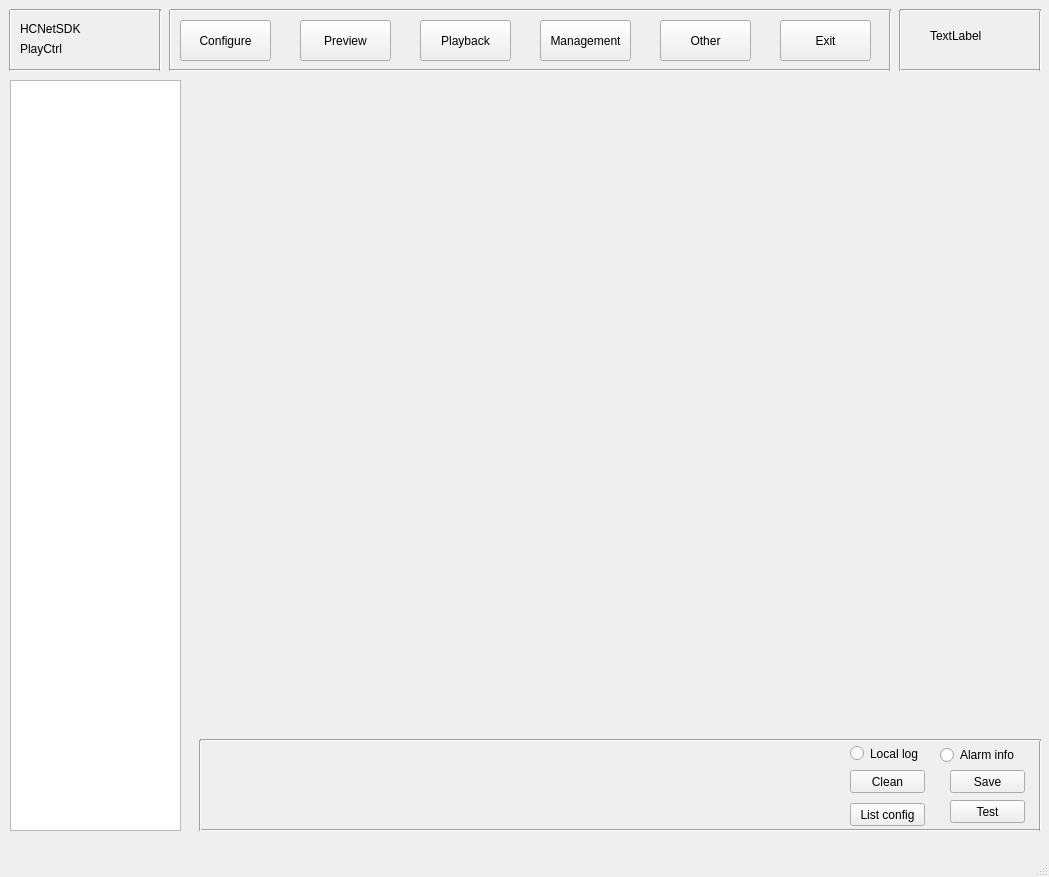
<?xml version="1.0" encoding="UTF-8"?>
<ui version="4.0">
 <class>QtClientDemoClass</class>
 <widget class="QMainWindow" name="QtClientDemoClass">
  <property name="geometry">
   <rect>
    <x>0</x>
    <y>0</y>
    <width>1049</width>
    <height>877</height>
   </rect>
  </property>
  <property name="minimumSize">
   <size>
    <width>1049</width>
    <height>877</height>
   </size>
  </property>
  <property name="maximumSize">
   <size>
    <width>1049</width>
    <height>877</height>
   </size>
  </property>
  <property name="windowTitle">
   <string>MainWindow</string>
  </property>
  <widget class="QWidget" name="centralwidget">
   <widget class="Line" name="line_25">
    <property name="geometry">
     <rect>
      <x>200</x>
      <y>820</y>
      <width>841</width>
      <height>20</height>
     </rect>
    </property>
    <property name="orientation">
     <enum>Qt::Horizontal</enum>
    </property>
   </widget>
   <widget class="QPushButton" name="Manage_pushButton">
    <property name="geometry">
     <rect>
      <x>540</x>
      <y>20</y>
      <width>91</width>
      <height>41</height>
     </rect>
    </property>
    <property name="text">
     <string>Management</string>
    </property>
   </widget>
   <widget class="QPushButton" name="pushButton_logaramsave">
    <property name="geometry">
     <rect>
      <x>950</x>
      <y>770</y>
      <width>75</width>
      <height>23</height>
     </rect>
    </property>
    <property name="text">
     <string>Save</string>
    </property>
   </widget>
   <widget class="Line" name="line_9">
    <property name="geometry">
     <rect>
      <x>900</x>
      <y>60</y>
      <width>141</width>
      <height>21</height>
     </rect>
    </property>
    <property name="orientation">
     <enum>Qt::Horizontal</enum>
    </property>
   </widget>
   <widget class="QPushButton" name="Other_pushButton">
    <property name="geometry">
     <rect>
      <x>660</x>
      <y>20</y>
      <width>91</width>
      <height>41</height>
     </rect>
    </property>
    <property name="text">
     <string>Other</string>
    </property>
   </widget>
   <widget class="Line" name="line_12">
    <property name="geometry">
     <rect>
      <x>160</x>
      <y>10</y>
      <width>20</width>
      <height>61</height>
     </rect>
    </property>
    <property name="orientation">
     <enum>Qt::Vertical</enum>
    </property>
   </widget>
   <widget class="Line" name="line_10">
    <property name="geometry">
     <rect>
      <x>170</x>
      <y>60</y>
      <width>721</width>
      <height>20</height>
     </rect>
    </property>
    <property name="orientation">
     <enum>Qt::Horizontal</enum>
    </property>
   </widget>
   <widget class="Line" name="line_13">
    <property name="geometry">
     <rect>
      <x>880</x>
      <y>10</y>
      <width>20</width>
      <height>61</height>
     </rect>
    </property>
    <property name="orientation">
     <enum>Qt::Vertical</enum>
    </property>
   </widget>
   <widget class="QPushButton" name="Exit_pushButton">
    <property name="geometry">
     <rect>
      <x>780</x>
      <y>20</y>
      <width>91</width>
      <height>41</height>
     </rect>
    </property>
    <property name="text">
     <string>Exit</string>
    </property>
   </widget>
   <widget class="Line" name="line_7">
    <property name="geometry">
     <rect>
      <x>1030</x>
      <y>10</y>
      <width>20</width>
      <height>61</height>
     </rect>
    </property>
    <property name="orientation">
     <enum>Qt::Vertical</enum>
    </property>
   </widget>
   <widget class="Line" name="line_3">
    <property name="geometry">
     <rect>
      <x>0</x>
      <y>10</y>
      <width>20</width>
      <height>61</height>
     </rect>
    </property>
    <property name="orientation">
     <enum>Qt::Vertical</enum>
    </property>
   </widget>
   <widget class="QTreeView" name="DVRsets_treeView">
    <property name="geometry">
     <rect>
      <x>10</x>
      <y>80</y>
      <width>171</width>
      <height>751</height>
     </rect>
    </property>
   </widget>
   <widget class="QPushButton" name="PlayBack_pushButton">
    <property name="geometry">
     <rect>
      <x>420</x>
      <y>20</y>
      <width>91</width>
      <height>41</height>
     </rect>
    </property>
    <property name="text">
     <string>Playback</string>
    </property>
   </widget>
   <widget class="QRadioButton" name="radioButton_alarminfo">
    <property name="geometry">
     <rect>
      <x>940</x>
      <y>745</y>
      <width>101</width>
      <height>20</height>
     </rect>
    </property>
    <property name="text">
     <string>Alarm info</string>
    </property>
   </widget>
   <widget class="Line" name="line">
    <property name="geometry">
     <rect>
      <x>10</x>
      <y>60</y>
      <width>151</width>
      <height>21</height>
     </rect>
    </property>
    <property name="orientation">
     <enum>Qt::Horizontal</enum>
    </property>
   </widget>
   <widget class="QRadioButton" name="radioButton_locallog">
    <property name="geometry">
     <rect>
      <x>850</x>
      <y>745</y>
      <width>91</width>
      <height>17</height>
     </rect>
    </property>
    <property name="text">
     <string>Local log</string>
    </property>
   </widget>
   <widget class="QPushButton" name="pushButton_logaramclear">
    <property name="geometry">
     <rect>
      <x>850</x>
      <y>770</y>
      <width>75</width>
      <height>23</height>
     </rect>
    </property>
    <property name="text">
     <string>Clean</string>
    </property>
   </widget>
   <widget class="QLabel" name="CurrDataTime_label">
    <property name="geometry">
     <rect>
      <x>930</x>
      <y>10</y>
      <width>91</width>
      <height>51</height>
     </rect>
    </property>
    <property name="toolTip">
     <string>&lt;!DOCTYPE HTML PUBLIC &quot;-//W3C//DTD HTML 4.0//EN&quot; &quot;http://www.w3.org/TR/REC-html40/strict.dtd&quot;&gt;
&lt;html&gt;&lt;head&gt;&lt;meta name=&quot;qrichtext&quot; content=&quot;1&quot; /&gt;&lt;style type=&quot;text/css&quot;&gt;
p, li { white-space: pre-wrap; }
&lt;/style&gt;&lt;/head&gt;&lt;body style=&quot; font-family:'宋体'; font-size:9pt; font-weight:400; font-style:normal;&quot;&gt;
&lt;p align=&quot;center&quot; style=&quot;-qt-paragraph-type:empty; margin-top:0px; margin-bottom:0px; margin-left:0px; margin-right:0px; -qt-block-indent:0; text-indent:0px;&quot;&gt;&lt;/p&gt;&lt;/body&gt;&lt;/html&gt;</string>
    </property>
    <property name="whatsThis">
     <string>&lt;!DOCTYPE HTML PUBLIC &quot;-//W3C//DTD HTML 4.0//EN&quot; &quot;http://www.w3.org/TR/REC-html40/strict.dtd&quot;&gt;
&lt;html&gt;&lt;head&gt;&lt;meta name=&quot;qrichtext&quot; content=&quot;1&quot; /&gt;&lt;style type=&quot;text/css&quot;&gt;
p, li { white-space: pre-wrap; }
&lt;/style&gt;&lt;/head&gt;&lt;body style=&quot; font-family:'宋体'; font-size:9pt; font-weight:400; font-style:normal;&quot;&gt;
&lt;p align=&quot;center&quot; style=&quot;-qt-paragraph-type:empty; margin-top:0px; margin-bottom:0px; margin-left:0px; margin-right:0px; -qt-block-indent:0; text-indent:0px;&quot;&gt;&lt;/p&gt;&lt;/body&gt;&lt;/html&gt;</string>
    </property>
    <property name="text">
     <string>TextLabel</string>
    </property>
   </widget>
   <widget class="QPushButton" name="pushButton_logaramtest">
    <property name="geometry">
     <rect>
      <x>950</x>
      <y>800</y>
      <width>75</width>
      <height>23</height>
     </rect>
    </property>
    <property name="text">
     <string>Test</string>
    </property>
   </widget>
   <widget class="Line" name="line_8">
    <property name="geometry">
     <rect>
      <x>900</x>
      <y>0</y>
      <width>141</width>
      <height>20</height>
     </rect>
    </property>
    <property name="orientation">
     <enum>Qt::Horizontal</enum>
    </property>
   </widget>
   <widget class="Line" name="line_22">
    <property name="geometry">
     <rect>
      <x>1030</x>
      <y>740</y>
      <width>20</width>
      <height>91</height>
     </rect>
    </property>
    <property name="orientation">
     <enum>Qt::Vertical</enum>
    </property>
   </widget>
   <widget class="Line" name="line_6">
    <property name="geometry">
     <rect>
      <x>890</x>
      <y>10</y>
      <width>20</width>
      <height>61</height>
     </rect>
    </property>
    <property name="orientation">
     <enum>Qt::Vertical</enum>
    </property>
   </widget>
   <widget class="Line" name="line_11">
    <property name="geometry">
     <rect>
      <x>170</x>
      <y>0</y>
      <width>721</width>
      <height>20</height>
     </rect>
    </property>
    <property name="orientation">
     <enum>Qt::Horizontal</enum>
    </property>
   </widget>
   <widget class="Line" name="line_14">
    <property name="geometry">
     <rect>
      <x>10</x>
      <y>0</y>
      <width>151</width>
      <height>20</height>
     </rect>
    </property>
    <property name="orientation">
     <enum>Qt::Horizontal</enum>
    </property>
   </widget>
   <widget class="Line" name="line_24">
    <property name="geometry">
     <rect>
      <x>200</x>
      <y>730</y>
      <width>841</width>
      <height>20</height>
     </rect>
    </property>
    <property name="orientation">
     <enum>Qt::Horizontal</enum>
    </property>
   </widget>
   <widget class="QPushButton" name="Preview_pushButton">
    <property name="geometry">
     <rect>
      <x>300</x>
      <y>20</y>
      <width>91</width>
      <height>41</height>
     </rect>
    </property>
    <property name="text">
     <string>Preview</string>
    </property>
   </widget>
   <widget class="Line" name="line_23">
    <property name="geometry">
     <rect>
      <x>190</x>
      <y>740</y>
      <width>21</width>
      <height>91</height>
     </rect>
    </property>
    <property name="orientation">
     <enum>Qt::Vertical</enum>
    </property>
   </widget>
   <widget class="QPushButton" name="pushButton_logaramlistconf">
    <property name="geometry">
     <rect>
      <x>850</x>
      <y>803</y>
      <width>75</width>
      <height>23</height>
     </rect>
    </property>
    <property name="text">
     <string>List config</string>
    </property>
   </widget>
   <widget class="QPushButton" name="Configure_pushButton">
    <property name="geometry">
     <rect>
      <x>180</x>
      <y>20</y>
      <width>91</width>
      <height>41</height>
     </rect>
    </property>
    <property name="text">
     <string>Configure</string>
    </property>
   </widget>
   <widget class="Line" name="line_2">
    <property name="geometry">
     <rect>
      <x>150</x>
      <y>10</y>
      <width>20</width>
      <height>61</height>
     </rect>
    </property>
    <property name="orientation">
     <enum>Qt::Vertical</enum>
    </property>
   </widget>
   <widget class="QWidget" name="verticalLayout">
    <property name="geometry">
     <rect>
      <x>200</x>
      <y>739</y>
      <width>631</width>
      <height>91</height>
     </rect>
    </property>
    <layout class="QVBoxLayout"/>
   </widget>
   <widget class="QLabel" name="m_labelNetSDKVersion">
    <property name="geometry">
     <rect>
      <x>20</x>
      <y>20</y>
      <width>131</width>
      <height>17</height>
     </rect>
    </property>
    <property name="text">
     <string>HCNetSDK</string>
    </property>
   </widget>
   <widget class="QLabel" name="m_labelPlayerSDKVersion">
    <property name="geometry">
     <rect>
      <x>20</x>
      <y>40</y>
      <width>131</width>
      <height>17</height>
     </rect>
    </property>
    <property name="text">
     <string>PlayCtrl</string>
    </property>
   </widget>
   <widget class="QWidget" name="gridLayoutWidget">
    <property name="geometry">
     <rect>
      <x>190</x>
      <y>80</y>
      <width>851</width>
      <height>651</height>
     </rect>
    </property>
    <layout class="QGridLayout" name="gridLayout"/>
   </widget>
  </widget>
  <widget class="QStatusBar" name="statusbar"/>
 </widget>
 <resources/>
 <connections/>
</ui>
